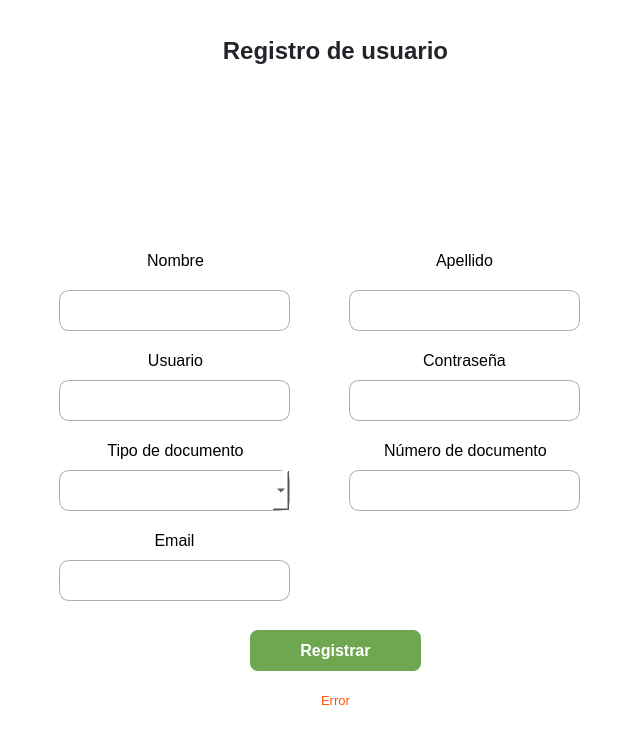
<?xml version="1.0" encoding="UTF-8"?>
<ui version="4.0">
    <class>formRegister</class>
    <widget class="QDialog" name="formRegister">
        <property name="geometry">
            <rect>
                <x>0</x>
                <y>0</y>
                <width>640</width>
                <height>745</height>
            </rect>
        </property>
        <property name="windowTitle">
            <string>Registro de usuario</string>
        </property>
        <property name="styleSheet">
            <string notr="true">background-color: rgb(255, 255, 255);</string>
        </property>
        <widget class="QLabel" name="labelTitle">
            <property name="geometry">
                <rect>
                    <x>190</x>
                    <y>20</y>
                    <width>291</width>
                    <height>61</height>
                </rect>
            </property>
            <property name="font">
                <font>
                    <family>Arial</family>
                    <pointsize>18</pointsize>
                    <weight>75</weight>
                    <bold>true</bold>
                </font>
            </property>
            <property name="styleSheet">
                <string notr="true">color: rgb(33, 37, 41);</string>
            </property>
            <property name="text">
                <string>Registro de usuario</string>
            </property>
            <property name="alignment">
                <set>Qt::AlignCenter</set>
            </property>
        </widget>
        <widget class="QLabel" name="lblFirstName">
            <property name="geometry">
                <rect>
                    <x>50</x>
                    <y>250</y>
                    <width>251</width>
                    <height>20</height>
                </rect>
            </property>
            <property name="font">
                <font>
                    <family>Arial</family>
                    <pointsize>12</pointsize>
                    <weight>50</weight>
                    <bold>false</bold>
                </font>
            </property>
            <property name="styleSheet">
                <string notr="true">
                    background-color: rgb(255, 255, 255);
                    color: rgb(0, 0, 0);</string>
            </property>
            <property name="text">
                <string>Nombre</string>
            </property>
            <property name="alignment">
                <set>Qt::AlignCenter</set>
            </property>
        </widget>
        <widget class="QLineEdit" name="txtFirstName">
            <property name="geometry">
                <rect>
                    <x>59</x>
                    <y>290</y>
                    <width>231</width>
                    <height>41</height>
                </rect>
            </property>
            <property name="font">
                <font>
                    <family>Arial</family>
                    <pointsize>12</pointsize>
                    <weight>75</weight>
                    <bold>true</bold>
                </font>
            </property>
            <property name="styleSheet">
                <string notr="true">
                    border: 1px solid rgb(173, 173, 173);
                    border-radius: 10px;
                    color: rgb(0, 0, 0);
                    padding: 5px;
                    background-color: rgb(255, 255, 255);
                </string>
            </property>
            <property name="alignment">
                <set>Qt::AlignCenter</set>
            </property>
        </widget>
        <widget class="QLabel" name="lblLastName">
            <property name="geometry">
                <rect>
                    <x>339</x>
                    <y>250</y>
                    <width>251</width>
                    <height>20</height>
                </rect>
            </property>
            <property name="font">
                <font>
                    <family>Arial</family>
                    <pointsize>12</pointsize>
                    <weight>50</weight>
                    <bold>false</bold>
                </font>
            </property>
            <property name="styleSheet">
                <string notr="true">background-color: rgb(255, 255, 255);
                    color: rgb(0, 0, 0);</string>
            </property>
            <property name="text">
                <string>Apellido</string>
            </property>
            <property name="alignment">
                <set>Qt::AlignCenter</set>
            </property>
        </widget>
        <widget class="QLineEdit" name="txtLastName">
            <property name="geometry">
                <rect>
                    <x>349</x>
                    <y>290</y>
                    <width>231</width>
                    <height>41</height>
                </rect>
            </property>
            <property name="font">
                <font>
                    <family>Arial</family>
                    <pointsize>12</pointsize>
                    <weight>75</weight>
                    <bold>true</bold>
                </font>
            </property>
            <property name="styleSheet">
                <string notr="true">
                    border: 1px solid rgb(173, 173, 173);
                    border-radius: 10px;
                    color: rgb(0, 0, 0);
                    padding: 5px;
                    background-color: rgb(255, 255, 255);
                </string>
            </property>
            <property name="alignment">
                <set>Qt::AlignCenter</set>
            </property>
        </widget>
        <widget class="QLabel" name="lblUsername">
            <property name="geometry">
                <rect>
                    <x>50</x>
                    <y>350</y>
                    <width>251</width>
                    <height>20</height>
                </rect>
            </property>
            <property name="font">
                <font>
                    <family>Arial</family>
                    <pointsize>12</pointsize>
                    <weight>50</weight>
                    <bold>false</bold>
                </font>
            </property>
            <property name="styleSheet">
                <string notr="true">background-color: rgb(255, 255, 255);
                    color: rgb(0, 0, 0);</string>
            </property>
            <property name="text">
                <string>Usuario</string>
            </property>
            <property name="alignment">
                <set>Qt::AlignCenter</set>
            </property>
        </widget>
        <widget class="QLineEdit" name="txtUsername">
            <property name="geometry">
                <rect>
                    <x>59</x>
                    <y>380</y>
                    <width>231</width>
                    <height>41</height>
                </rect>
            </property>
            <property name="font">
                <font>
                    <family>Arial</family>
                    <pointsize>12</pointsize>
                    <weight>75</weight>
                    <bold>true</bold>
                </font>
            </property>
            <property name="styleSheet">
                <string notr="true">
                    border: 1px solid rgb(173, 173, 173);
                    border-radius: 10px;
                    color: rgb(0, 0, 0);
                    padding: 5px;
                    background-color: rgb(255, 255, 255);
                </string>
            </property>
            <property name="alignment">
                <set>Qt::AlignCenter</set>
            </property>
        </widget>
        <widget class="QLabel" name="lblPassword">
            <property name="geometry">
                <rect>
                    <x>339</x>
                    <y>350</y>
                    <width>251</width>
                    <height>20</height>
                </rect>
            </property>
            <property name="font">
                <font>
                    <family>Arial</family>
                    <pointsize>12</pointsize>
                    <weight>50</weight>
                    <bold>false</bold>
                </font>
            </property>
            <property name="styleSheet">
                <string notr="true">background-color: rgb(255, 255, 255);
                    color: rgb(0, 0, 0);</string>
            </property>
            <property name="text">
                <string>Contraseña</string>
            </property>
            <property name="alignment">
                <set>Qt::AlignCenter</set>
            </property>
        </widget>
        <widget class="QLineEdit" name="txtPassword">
            <property name="geometry">
                <rect>
                    <x>349</x>
                    <y>380</y>
                    <width>231</width>
                    <height>41</height>
                </rect>
            </property>
            <property name="font">
                <font>
                    <family>Arial</family>
                    <pointsize>12</pointsize>
                    <weight>75</weight>
                    <bold>true</bold>
                </font>
            </property>
            <property name="styleSheet">
                <string notr="true">
                    border: 1px solid rgb(173, 173, 173);
                    border-radius: 10px;
                    color: rgb(0, 0, 0);
                    padding: 5px;
                    background-color: rgb(255, 255, 255);
                </string>
            </property>
            <property name="echoMode">
                <enum>QLineEdit::Password</enum>
            </property>
            <property name="alignment">
                <set>Qt::AlignCenter</set>
            </property>
        </widget>
        <widget class="QLabel" name="lblEmail">
            <property name="geometry">
                <rect>
                    <x>59</x>
                    <y>530</y>
                    <width>231</width>
                    <height>20</height>
                </rect>
            </property>
            <property name="font">
                <font>
                    <family>Arial</family>
                    <pointsize>12</pointsize>
                    <weight>50</weight>
                    <bold>false</bold>
                </font>
            </property>
            <property name="styleSheet">
                <string notr="true">background-color: rgb(255, 255, 255);
                    color: rgb(0, 0, 0);</string>
            </property>
            <property name="text">
                <string>Email</string>
            </property>
            <property name="alignment">
                <set>Qt::AlignCenter</set>
            </property>
        </widget>
        <widget class="QLineEdit" name="txtEmail">
            <property name="geometry">
                <rect>
                    <x>59</x>
                    <y>560</y>
                    <width>231</width>
                    <height>41</height>
                </rect>
            </property>
            <property name="font">
                <font>
                    <family>Arial</family>
                    <pointsize>12</pointsize>
                    <weight>75</weight>
                    <bold>true</bold>
                </font>
            </property>
            <property name="styleSheet">
                <string notr="true">
                    border: 1px solid rgb(173, 173, 173);
                    border-radius: 10px;
                    color: rgb(0, 0, 0);
                    padding: 5px;
                    background-color: rgb(255, 255, 255);
                </string>
            </property>
            <property name="alignment">
                <set>Qt::AlignCenter</set>
            </property>
        </widget>
        <widget class="QLabel" name="lblDocumentType">
            <property name="geometry">
                <rect>
                    <x>50</x>
                    <y>440</y>
                    <width>251</width>
                    <height>20</height>
                </rect>
            </property>
            <property name="font">
                <font>
                    <family>Arial</family>
                    <pointsize>12</pointsize>
                    <weight>50</weight>
                    <bold>false</bold>
                </font>
            </property>
            <property name="styleSheet">
                <string notr="true">background-color: rgb(255, 255, 255);
                    color: rgb(0, 0, 0);</string>
            </property>
            <property name="text">
                <string>Tipo de documento</string>
            </property>
            <property name="alignment">
                <set>Qt::AlignCenter</set>
            </property>
        </widget>
        <widget class="QComboBox" name="txtDocumentType">
            <property name="geometry">
                <rect>
                    <x>59</x>
                    <y>470</y>
                    <width>231</width>
                    <height>41</height>
                </rect>
            </property>
            <property name="font">
                <font>
                    <family>Arial</family>
                    <pointsize>12</pointsize>
                    <weight>75</weight>
                    <bold>true</bold>
                </font>
            </property>
            <property name="styleSheet">
                <string notr="true">
                    border: 1px solid rgb(173, 173, 173);
                    border-radius: 10px;
                    color: rgb(0, 0, 0);
                    padding: 5px;
                    background-color: rgb(255, 255, 255);
                </string>
            </property>
        </widget>
        <widget class="QLabel" name="lblDocumentNumber">
            <property name="geometry">
                <rect>
                    <x>340</x>
                    <y>440</y>
                    <width>251</width>
                    <height>20</height>
                </rect>
            </property>
            <property name="font">
                <font>
                    <family>Arial</family>
                    <pointsize>12</pointsize>
                    <weight>50</weight>
                    <bold>false</bold>
                </font>
            </property>
            <property name="styleSheet">
                <string notr="true">background-color: rgb(255, 255, 255);
                    color: rgb(0, 0, 0);</string>
            </property>
            <property name="text">
                <string>Número de documento</string>
            </property>
            <property name="alignment">
                <set>Qt::AlignCenter</set>
            </property>
        </widget>
        <widget class="QLineEdit" name="txtDocumentNumber">
            <property name="geometry">
                <rect>
                    <x>349</x>
                    <y>470</y>
                    <width>231</width>
                    <height>41</height>
                </rect>
            </property>
            <property name="font">
                <font>
                    <family>Arial</family>
                    <pointsize>12</pointsize>
                    <weight>75</weight>
                    <bold>true</bold>
                </font>
            </property>
            <property name="styleSheet">
                <string notr="true">
                    border: 1px solid rgb(173, 173, 173);
                    border-radius: 10px;
                    color: rgb(0, 0, 0);
                    padding: 5px;
                    background-color: rgb(255, 255, 255);
                </string>
            </property>
            <property name="alignment">
                <set>Qt::AlignCenter</set>
            </property>
        </widget>
        <widget class="QLabel" name="logo">
            <property name="geometry">
                <rect>
                    <x>230</x>
                    <y>90</y>
                    <width>191</width>
                    <height>131</height>
                </rect>
            </property>
            <property name="styleSheet">
                <string notr="true">background-color: none;</string>
            </property>
            <property name="pixmap">
                <pixmap>../assets/logo_optica.png</pixmap>
            </property>
            <property name="scaledContents">
                <bool>true</bool>
            </property>
            <property name="alignment">
                <set>Qt::AlignCenter</set>
            </property>
        </widget>
        <widget class="QLabel" name="lblError">
            <property name="geometry">
                <rect>
                    <x>150</x>
                    <y>690</y>
                    <width>371</width>
                    <height>21</height>
                </rect>
            </property>
            <property name="font">
                <font>
                    <family>Arial</family>
                    <pointsize>10</pointsize>
                    <weight>50</weight>
                    <bold>false</bold>
                </font>
            </property>
            <property name="styleSheet">
                <string notr="true">color: rgb(255, 85, 0);</string>
            </property>
            <property name="text">
                <string>Error</string>
            </property>
            <property name="alignment">
                <set>Qt::AlignCenter</set>
            </property>
        </widget>
        <widget class="QPushButton" name="btnRegister">
            <property name="geometry">
                <rect>
                    <x>250</x>
                    <y>630</y>
                    <width>171</width>
                    <height>41</height>
                </rect>
            </property>
            <property name="font">
                <font>
                    <family>Arial</family>
                    <pointsize>12</pointsize>
                    <weight>75</weight>
                    <bold>true</bold>
                </font>
            </property>
            <property name="cursor">
                <cursorShape>PointingHandCursor</cursorShape>
            </property>
            <property name="styleSheet">
                <string notr="true">
                    background-color: rgb(111, 166, 80);
                    color: rgb(255, 255, 255);
                    border-radius: 8px;
                </string>
            </property>
            <property name="text">
                <string>Registrar</string>
            </property>
        </widget>
    </widget>
    <resources />
    <connections />
</ui>
